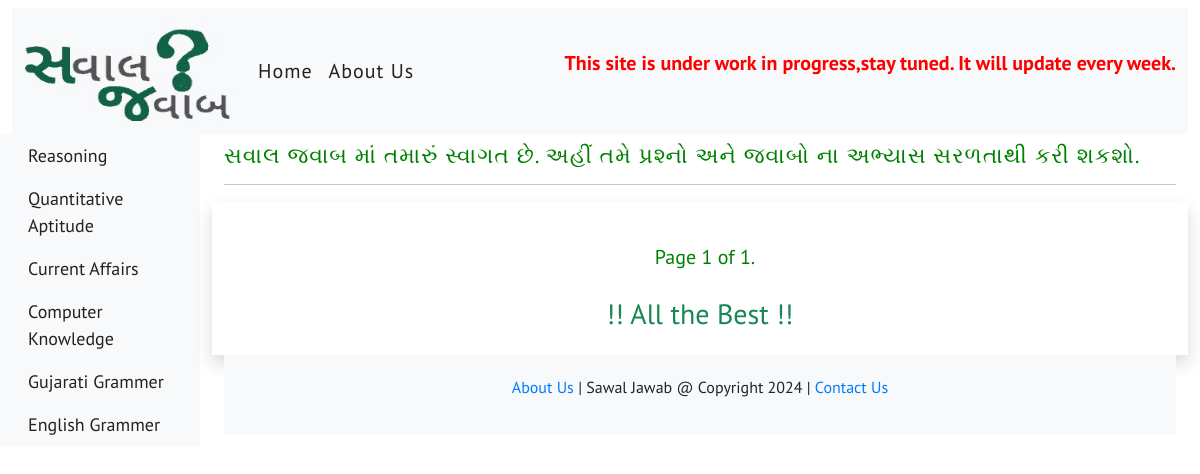
The page /current_affairs/current_affairs/?page=2 on the database as committed earlier.
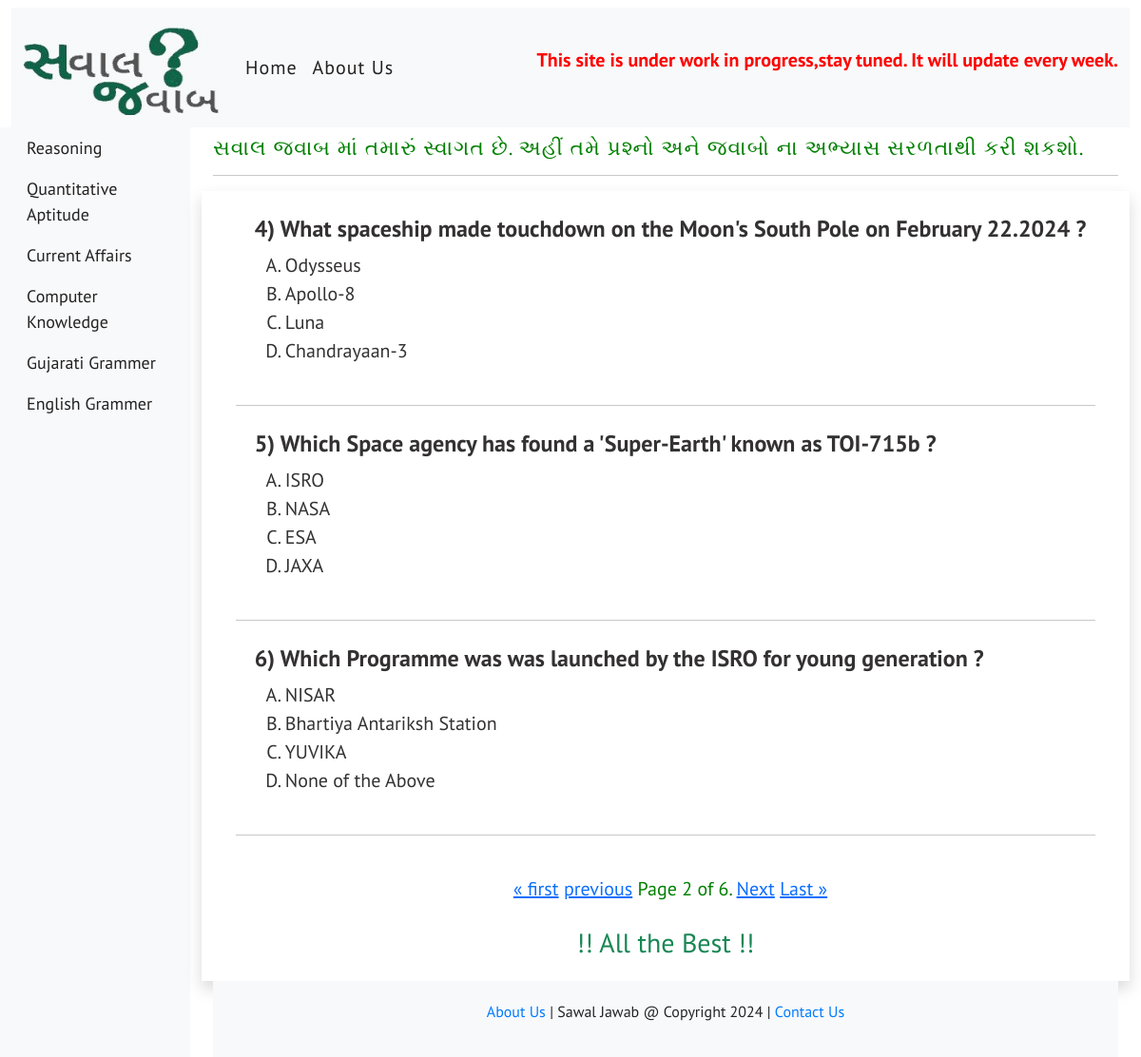
The same page on the database as committed later.
### myapp/models.py (models this page shows)
class Current_Affairs(models.Model):
    question=models.CharField(max_length=500)
    answer=models.CharField(max_length=500)
    opt_A=models.CharField(max_length=500)
    opt_B=models.CharField(max_length=500)
    opt_C=models.CharField(max_length=500)
    opt_D=models.CharField(max_length=500)
    ans_description=models.TextField(max_length=1000)
    category=models.CharField(max_length=300)
    question_topic=models.CharField(max_length=300)

class Current_Affairs2(Current_Affairs):
    pass

class Current_Affairs(models.Model):
    question=models.CharField(max_length=500)
    answer=models.CharField(max_length=500)
    opt_A=models.CharField(max_length=500)
    opt_B=models.CharField(max_length=500)
    opt_C=models.CharField(max_length=500)
    opt_D=models.CharField(max_length=500)
    ans_description=models.TextField(max_length=1000)
    category=models.CharField(max_length=300)
    question_topic=models.CharField(max_length=300)

### myapp/views.py (the view)
# urls.py: path('current_affairs/<slug:category_slug>/',views.currentAffairs_questions,name='currentaffairs_questions'),
def currentAffairs_questions(request,category_slug):
    current=Current_Affairs2.objects.filter(question_topic=category_slug)
    paginator = Paginator(current, 3)
    page_number = request.GET.get("page")
    page_obj = paginator.get_page(page_number)
    return render(request,'myapp/sawaljawab.html',{'page_obj':page_obj})

### myapp/templates/myapp/sawaljawab.html (shortened to what this page needs)
{% extends 'myapp/base.html' %}
{% block content %}
<div class="col-md-9 ml-sm-auto col-lg-10 px-md-4">
    <h3 class="mt-2" id="gujaratiheadings">સવાલ જવાબ માં તમારું સ્વાગત છે. અહીં તમે પ્રશ્નો અને જવાબો ના અભ્યાસ સરળતાથી કરી શકશો.</h3>
    <hr>
    <div class="row mt-2 shadow p-3">
        <div class="currentaffairs">
            <div class="innersection">
                       {% for q in page_obj %}
                            <div>
                                <h4 style="text-align: left; letter-spacing: normal; font-weight:bold;"> <span class="question_id">{{ page_obj.start_index|add:forloop.counter0 }})</span> {{q.question}}</h4>
                                    <ul style="text-align: left; list-style:upper-alpha;">
                                        <li><a onclick="optASelected(this, '{{ q.answer }}', '{{ q.ans_description}}')">{{q.opt_A}}</a></li>
                                        <li><a onclick="optBSelected(this, '{{ q.answer }}', '{{ q.ans_description}}')">{{q.opt_B}}</a></li>
                                        <li><a onclick="optCSelected(this, '{{ q.answer }}', '{{ q.ans_description}}')">{{q.opt_C}}</a></li>
                                        <li><a onclick="optDSelected(this, '{{ q.answer }}', '{{ q.ans_description}}')">{{q.opt_D}}</a></li>
                                    </ul>
                          </div>
                       <hr style="font-weight: bolder;">
                      {% endfor %}
                       <div class="pagination">
                        <span class="step-links"  style="color: green; padding: 15px; font-size: 20px;">
                            {% if page_obj.has_previous %}
                                <a href="?page=1">&laquo; first</a>
                                <a href="?page={{ page_obj.previous_page_number }}">previous</a>
                            {% endif %}
                            <span class="current">
                                Page {{ page_obj.number }} of {{ page_obj.paginator.num_pages }}.
                            </span>
                            {% if page_obj.has_next %}
                                <a href="?page={{ page_obj.next_page_number }}">Next</a>
                                <a href="?page={{ page_obj.paginator.num_pages }}">Last &raquo;</a>
                            {% endif %}
                        </span>
                    </div>
            </div>
    </div>
    <div><h3 class="text-center text-success">!! All the Best !!</h3></div>
{% endblock content %}

Rows that differ between the two databases and show on the page:
added Current_Affairs2: start_index|add "4", question "What spaceship made touchdown on the Moon's South Pole on February 22.2024 ?", opt_A "Odysseus", opt_B "Apollo-8", opt_C "Luna", opt_D "Chandrayaan-3"
added Current_Affairs2: start_index|add "5", question "Which Space agency has found a 'Super-Earth' known as TOI-715b ?", opt_A "ISRO", opt_B "NASA", opt_C "ESA", opt_D "JAXA"
added Current_Affairs2: start_index|add "6", question "Which Programme was was launched by the ISRO for young generation ?", opt_A "NISAR", opt_B "Bhartiya Antariksh Station", opt_C "YUVIKA", opt_D "None of the Above"
Other text that changed with them:
{{ page_obj.number }}: "1" → "2"
{{ page_obj.paginator.num_pages }}: "1" → "6"
text now shown: "« first previous Next Last »"
